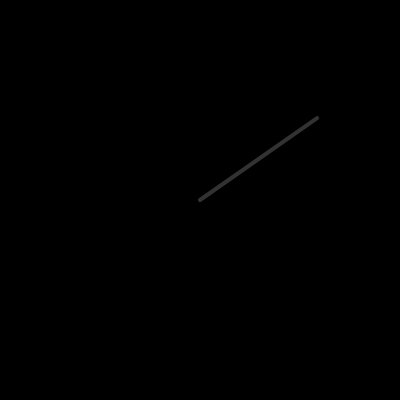
Frame 1 (no input)
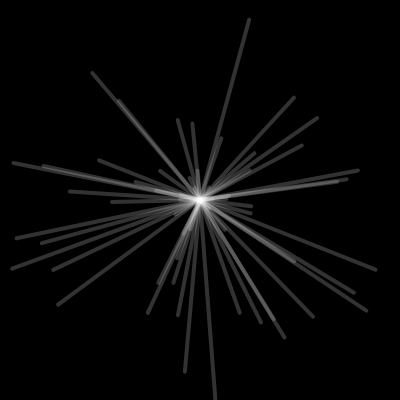
Frame 60 (no input)
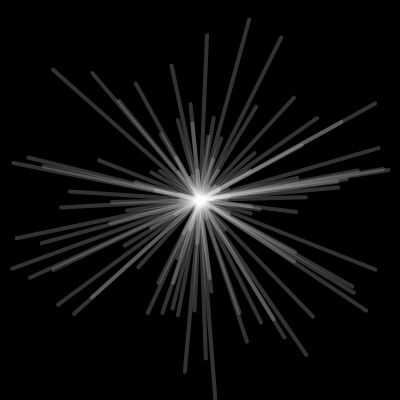
Frame 120 (the mouse pressed at the canvas centre since frame 60)

The p5.js sketch that drew these frames (run headless with seeded random() and noise() and a simulated clock; from frame 60 on, the mouse is pressed at the canvas centre):

// p5.js sketch
// ── sketch.js
function setup() {
  createCanvas(400, 400);
  background(0);
}

function draw() {
  translate(width / 2, height / 2);
  v = p5.Vector.random2D();
  
  v.mult(random(0, 200));
  strokeWeight(4);

  const r = random(255);
  const g = random(255);
  const b = random(255);
  
  stroke(255, 50);
  line(0, 0, v.x, v.y);
}
